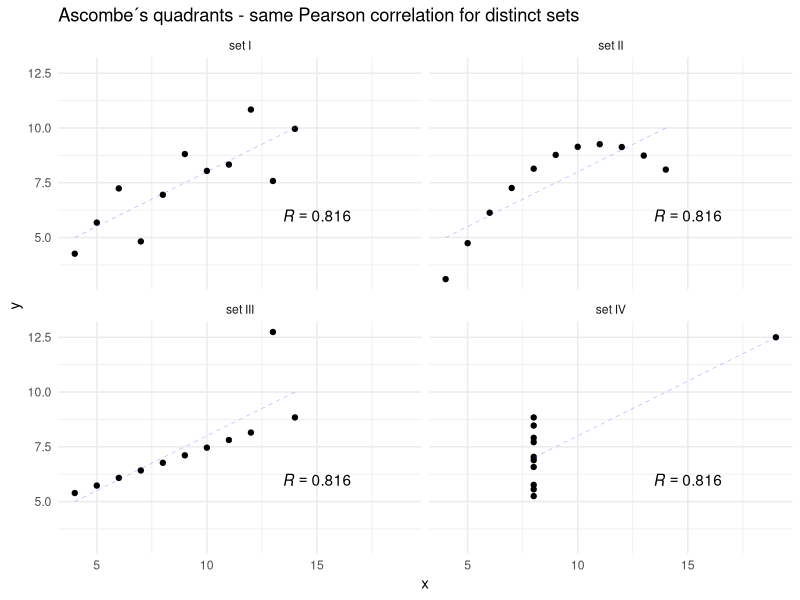
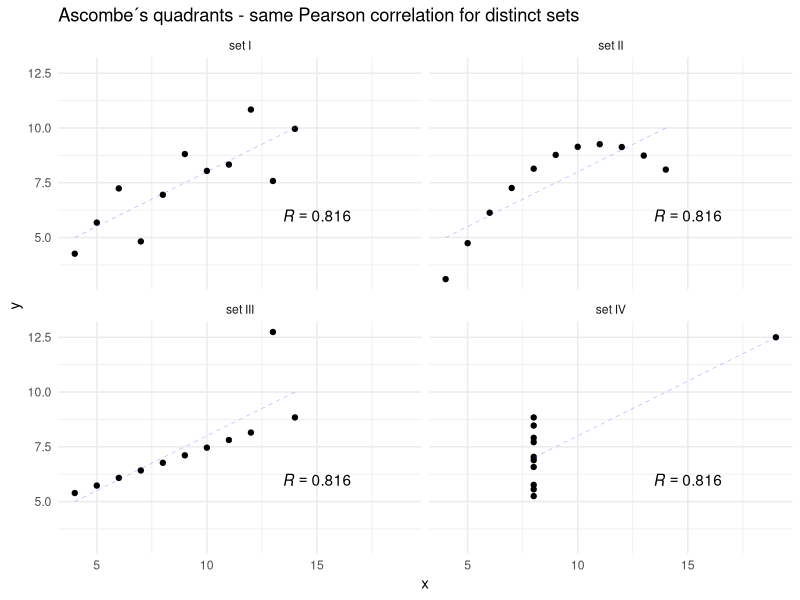

The R source for these figures, in order: (Note: this script raises an error after producing the figures.)
"
Plots the Anscombe’s quartet (http://en.wikipedia.org/wiki/Anscombe%27s_quartet)

TODO:
- add pearson correlation values 
- make background lighter
- add title
- make lines thinner

"
library(ggplot2)
library(dplyr)
library(tidyr)



head(anscombe)

##   x1 x2 x3 x4   y1   y2    y3   y4
## 1 10 10 10  8 8.04 9.14  7.46 6.58
## 2  8  8  8  8 6.95 8.14  6.77 5.76
## 3 13 13 13  8 7.58 8.74 12.74 7.71
## 4  9  9  9  8 8.81 8.77  7.11 8.84
## 5 11 11 11  8 8.33 9.26  7.81 8.47
## 6 14 14 14  8 9.96 8.10  8.84 7.04

#reshaped into tidy form (http://www.jstatsoft.org/v59/i10/paper)

anscombe_tidy <- anscombe %>%
  mutate(observation = seq_len(n())) %>%
  gather(key, value, -observation) %>%
  separate(key, c("variable", "set"), 1, convert = TRUE) %>%
  mutate(set = c("set I", "set II", "set III", "set IV")[set]) %>%
  spread(variable, value)

head(anscombe_tidy)

#   observation     set  x    y
# 1           1   set I 10 8.04
# 2           1  set II 10 9.14
# 3           1 set III 10 7.46
# 4           1  set IV  8 6.58
# 5           2   set I  8 6.95
# 6           2  set II  8 8.14


plot <- ggplot(anscombe_tidy, aes(x, y)) +
  geom_point() +
  ggtitle("Ascombe´s quadrants - same Pearson correlation for distinct sets")+
  facet_wrap(~ set) +
  theme_minimal()+
  annotate("text", x = 15, y = 6, label = "italic(R) == 0.816",parse=TRUE)+
  geom_smooth(method = "lm",linetype=2, size=0.1,se = FALSE)

png(".\\output\\ascombes_quadrants.png")
print(plot)
dev.off()

ggsave(dpi=300, filename = ".\\output\\ascombes_quadrants.png")

plot.savePlot(filename = ,type = "png")

cor.test(anscombe_tidy$x,anscombe_tidy$y,method="pearson",alternative =
    "two.sided")
# data:  anscombe_tidy$x and anscombe_tidy$y
# t = 9.1608, df = 42, p-value = 1.437e-11
# alternative hypothesis: true correlation is not equal to 0
# 95 percent confidence interval:
#   0.6856660 0.8960719
# sample estimates:
#   cor 
# 0.8163662
